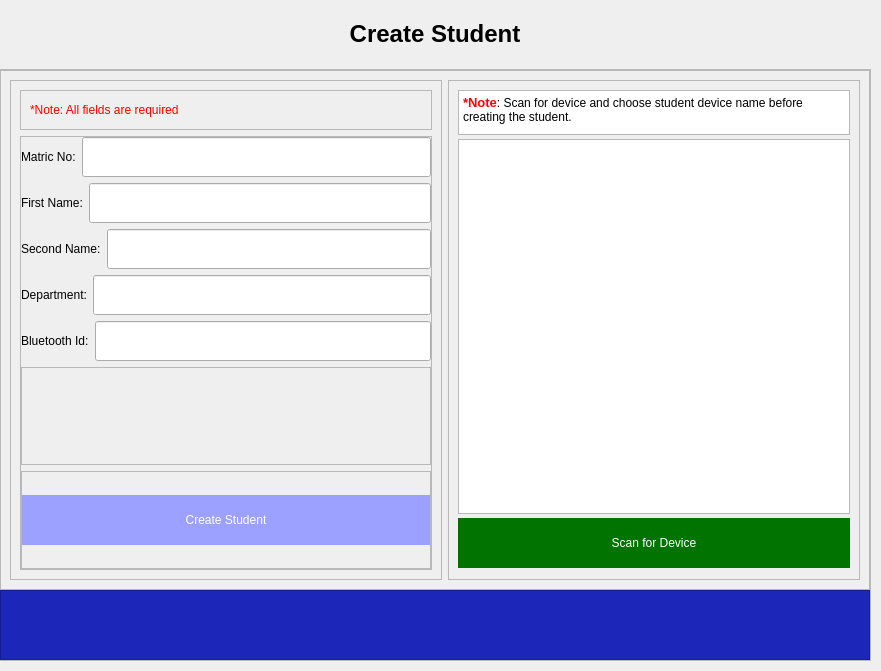
            <widget class="QWidget" name="create_student_page">
             <widget class="QFrame" name="frame_2">
              <property name="geometry">
               <rect>
                <x>-1</x>
                <y>-1</y>
                <width>872</width>
                <height>662</height>
               </rect>
              </property>
              <property name="frameShape">
               <enum>QFrame::NoFrame</enum>
              </property>
              <property name="frameShadow">
               <enum>QFrame::Raised</enum>
              </property>
              <layout class="QVBoxLayout" name="verticalLayout_3">
               <property name="spacing">
                <number>0</number>
               </property>
               <property name="leftMargin">
                <number>0</number>
               </property>
               <property name="topMargin">
                <number>0</number>
               </property>
               <property name="rightMargin">
                <number>0</number>
               </property>
               <property name="bottomMargin">
                <number>0</number>
               </property>
               <item>
                <widget class="QLabel" name="label_3">
                 <property name="minimumSize">
                  <size>
                   <width>0</width>
                   <height>70</height>
                  </size>
                 </property>
                 <property name="maximumSize">
                  <size>
                   <width>16777215</width>
                   <height>70</height>
                  </size>
                 </property>
                 <property name="font">
                  <font>
                   <pointsize>18</pointsize>
                   <weight>75</weight>
                   <bold>true</bold>
                  </font>
                 </property>
                 <property name="text">
                  <string>Create Student</string>
                 </property>
                 <property name="alignment">
                  <set>Qt::AlignCenter</set>
                 </property>
                </widget>
               </item>
               <item>
                <widget class="QFrame" name="frame_4">
                 <property name="minimumSize">
                  <size>
                   <width>0</width>
                   <height>592</height>
                  </size>
                 </property>
                 <property name="maximumSize">
                  <size>
                   <width>16777215</width>
                   <height>592</height>
                  </size>
                 </property>
                 <property name="frameShape">
                  <enum>QFrame::StyledPanel</enum>
                 </property>
                 <property name="frameShadow">
                  <enum>QFrame::Raised</enum>
                 </property>
                 <layout class="QVBoxLayout" name="verticalLayout_4">
                  <property name="spacing">
                   <number>0</number>
                  </property>
                  <property name="leftMargin">
                   <number>0</number>
                  </property>
                  <property name="topMargin">
                   <number>0</number>
                  </property>
                  <property name="rightMargin">
                   <number>0</number>
                  </property>
                  <property name="bottomMargin">
                   <number>0</number>
                  </property>
                  <item>
                   <widget class="QFrame" name="frame_5">
                    <property name="minimumSize">
                     <size>
                      <width>870</width>
                      <height>520</height>
                     </size>
                    </property>
                    <property name="frameShape">
                     <enum>QFrame::StyledPanel</enum>
                    </property>
                    <property name="frameShadow">
                     <enum>QFrame::Raised</enum>
                    </property>
                    <layout class="QHBoxLayout" name="horizontalLayout_3">
                     <item>
                      <widget class="QFrame" name="frame_7">
                       <property name="minimumSize">
                        <size>
                         <width>432</width>
                         <height>0</height>
                        </size>
                       </property>
                       <property name="maximumSize">
                        <size>
                         <width>432</width>
                         <height>500</height>
                        </size>
                       </property>
                       <property name="frameShape">
                        <enum>QFrame::StyledPanel</enum>
                       </property>
                       <property name="frameShadow">
                        <enum>QFrame::Raised</enum>
                       </property>
                       <layout class="QVBoxLayout" name="verticalLayout_6">
                        <item>
                         <widget class="QFrame" name="frame_10">
                          <property name="minimumSize">
                           <size>
                            <width>0</width>
                            <height>40</height>
                           </size>
                          </property>
                          <property name="maximumSize">
                           <size>
                            <width>16777215</width>
                            <height>40</height>
                           </size>
                          </property>
                          <property name="frameShape">
                           <enum>QFrame::StyledPanel</enum>
                          </property>
                          <property name="frameShadow">
                           <enum>QFrame::Raised</enum>
                          </property>
                          <widget class="QLabel" name="label_11">
                           <property name="geometry">
                            <rect>
                             <x>10</x>
                             <y>10</y>
                             <width>391</width>
                             <height>20</height>
                            </rect>
                           </property>
                           <property name="styleSheet">
                            <string notr="true">color: rgb(255, 0, 0);</string>
                           </property>
                           <property name="text">
                            <string>*Note: All fields are required</string>
                           </property>
                          </widget>
                         </widget>
                        </item>
                        <item>
                         <widget class="QFrame" name="frame_9">
                          <property name="minimumSize">
                           <size>
                            <width>0</width>
                            <height>50</height>
                           </size>
                          </property>
                          <property name="frameShape">
                           <enum>QFrame::StyledPanel</enum>
                          </property>
                          <property name="frameShadow">
                           <enum>QFrame::Raised</enum>
                          </property>
                          <layout class="QVBoxLayout" name="verticalLayout_7">
                           <property name="leftMargin">
                            <number>0</number>
                           </property>
                           <property name="topMargin">
                            <number>0</number>
                           </property>
                           <property name="rightMargin">
                            <number>0</number>
                           </property>
                           <property name="bottomMargin">
                            <number>0</number>
                           </property>
                           <item>
                            <layout class="QHBoxLayout" name="horizontalLayout_9">
                             <item>
                              <widget class="QLabel" name="label_4">
                               <property name="text">
                                <string>Matric No:</string>
                               </property>
                              </widget>
                             </item>
                             <item>
                              <widget class="QLineEdit" name="stu_matric_edit">
                               <property name="minimumSize">
                                <size>
                                 <width>300</width>
                                 <height>40</height>
                                </size>
                               </property>
                              </widget>
                             </item>
                            </layout>
                           </item>
                           <item>
                            <layout class="QHBoxLayout" name="horizontalLayout_8">
                             <item>
                              <widget class="QLabel" name="label_5">
                               <property name="text">
                                <string>First Name:</string>
                               </property>
                              </widget>
                             </item>
                             <item>
                              <widget class="QLineEdit" name="stu_fname_edit">
                               <property name="minimumSize">
                                <size>
                                 <width>300</width>
                                 <height>40</height>
                                </size>
                               </property>
                              </widget>
                             </item>
                            </layout>
                           </item>
                           <item>
                            <layout class="QHBoxLayout" name="horizontalLayout_7">
                             <item>
                              <widget class="QLabel" name="label_8">
                               <property name="text">
                                <string>Second Name:</string>
                               </property>
                              </widget>
                             </item>
                             <item>
                              <widget class="QLineEdit" name="stu_sname_edit">
                               <property name="minimumSize">
                                <size>
                                 <width>300</width>
                                 <height>40</height>
                                </size>
                               </property>
                              </widget>
                             </item>
                            </layout>
                           </item>
                           <item>
                            <layout class="QHBoxLayout" name="horizontalLayout_5">
                             <item>
                              <widget class="QLabel" name="label_9">
                               <property name="text">
                                <string>Department:</string>
                               </property>
                              </widget>
                             </item>
                             <item>
                              <widget class="QLineEdit" name="stu_depart_edit">
                               <property name="minimumSize">
                                <size>
                                 <width>300</width>
                                 <height>40</height>
                                </size>
                               </property>
                              </widget>
                             </item>
                            </layout>
                           </item>
                           <item>
                            <layout class="QHBoxLayout" name="horizontalLayout_4">
                             <item>
                              <widget class="QLabel" name="label_10">
                               <property name="text">
                                <string>Bluetooth Id:</string>
                               </property>
                              </widget>
                             </item>
                             <item>
                              <widget class="QLineEdit" name="stu_blt_id_edit">
                               <property name="minimumSize">
                                <size>
                                 <width>300</width>
                                 <height>40</height>
                                </size>
                               </property>
                               <property name="readOnly">
                                <bool>true</bool>
                               </property>
                              </widget>
                             </item>
                            </layout>
                           </item>
                           <item>
                            <widget class="QFrame" name="frame_11">
                             <property name="minimumSize">
                              <size>
                               <width>0</width>
                               <height>62</height>
                              </size>
                             </property>
                             <property name="frameShape">
                              <enum>QFrame::StyledPanel</enum>
                             </property>
                             <property name="frameShadow">
                              <enum>QFrame::Raised</enum>
                             </property>
                             <layout class="QVBoxLayout" name="verticalLayout_10">
                              <item>
                               <widget class="QLabel" name="student_err">
                                <property name="minimumSize">
                                 <size>
                                  <width>0</width>
                                  <height>50</height>
                                 </size>
                                </property>
                                <property name="styleSheet">
                                 <string notr="true">color: red;</string>
                                </property>
                                <property name="text">
                                 <string/>
                                </property>
                               </widget>
                              </item>
                             </layout>
                            </widget>
                           </item>
                           <item>
                            <widget class="QFrame" name="frame_12">
                             <property name="minimumSize">
                              <size>
                               <width>0</width>
                               <height>70</height>
                              </size>
                             </property>
                             <property name="frameShape">
                              <enum>QFrame::StyledPanel</enum>
                             </property>
                             <property name="frameShadow">
                              <enum>QFrame::Raised</enum>
                             </property>
                             <layout class="QVBoxLayout" name="verticalLayout_8">
                              <property name="leftMargin">
                               <number>0</number>
                              </property>
                              <property name="topMargin">
                               <number>0</number>
                              </property>
                              <property name="rightMargin">
                               <number>0</number>
                              </property>
                              <property name="bottomMargin">
                               <number>0</number>
                              </property>
                              <item>
                               <widget class="QPushButton" name="btn_add_student">
                                <property name="minimumSize">
                                 <size>
                                  <width>120</width>
                                  <height>50</height>
                                 </size>
                                </property>
                                <property name="styleSheet">
                                 <string notr="true">QPushButton {
	color: rgb(255, 255, 255);
	background-color: rgb(156, 161, 255);
	border: 0px solid;
}

QPushButton:hover {
	
	background-color: rgb(34, 50, 226);
}</string>
                                </property>
                                <property name="text">
                                 <string>Create Student</string>
                                </property>
                               </widget>
                              </item>
                             </layout>
                            </widget>
                           </item>
                          </layout>
                         </widget>
                        </item>
                       </layout>
                      </widget>
                     </item>
                     <item>
                      <widget class="QFrame" name="frame_8">
                       <property name="minimumSize">
                        <size>
                         <width>412</width>
                         <height>500</height>
                        </size>
                       </property>
                       <property name="maximumSize">
                        <size>
                         <width>432</width>
                         <height>500</height>
                        </size>
                       </property>
                       <property name="frameShape">
                        <enum>QFrame::StyledPanel</enum>
                       </property>
                       <property name="frameShadow">
                        <enum>QFrame::Raised</enum>
                       </property>
                       <layout class="QVBoxLayout" name="verticalLayout_5">
                        <property name="spacing">
                         <number>4</number>
                        </property>
                        <item>
                         <widget class="QTextBrowser" name="textBrowser">
                          <property name="minimumSize">
                           <size>
                            <width>0</width>
                            <height>45</height>
                           </size>
                          </property>
                          <property name="maximumSize">
                           <size>
                            <width>16777215</width>
                            <height>45</height>
                           </size>
                          </property>
                          <property name="html">
                           <string>&lt;!DOCTYPE HTML PUBLIC &quot;-//W3C//DTD HTML 4.0//EN&quot; &quot;http://www.w3.org/TR/REC-html40/strict.dtd&quot;&gt;
&lt;html&gt;&lt;head&gt;&lt;meta name=&quot;qrichtext&quot; content=&quot;1&quot; /&gt;&lt;style type=&quot;text/css&quot;&gt;
p, li { white-space: pre-wrap; }
&lt;/style&gt;&lt;/head&gt;&lt;body style=&quot; font-family:'MS Shell Dlg 2'; font-size:8.25pt; font-weight:400; font-style:normal;&quot;&gt;
&lt;p style=&quot; margin-top:0px; margin-bottom:0px; margin-left:0px; margin-right:0px; -qt-block-indent:0; text-indent:0px;&quot;&gt;&lt;span style=&quot; font-family:'Segoe UI'; font-size:10pt; font-weight:696; color:#ff0000;&quot;&gt;*Note&lt;/span&gt;&lt;span style=&quot; font-family:'Segoe UI'; font-size:9pt;&quot;&gt;: Scan for device and choose student device name before creating the student.&lt;/span&gt;&lt;/p&gt;&lt;/body&gt;&lt;/html&gt;</string>
                          </property>
                         </widget>
                        </item>
                        <item>
                         <widget class="QListView" name="blt_device_list">
                          <property name="minimumSize">
                           <size>
                            <width>330</width>
                            <height>375</height>
                           </size>
                          </property>
                          <property name="maximumSize">
                           <size>
                            <width>16777215</width>
                            <height>375</height>
                           </size>
                          </property>
                          <property name="viewMode">
                           <enum>QListView::ListMode</enum>
                          </property>
                         </widget>
                        </item>
                        <item>
                         <widget class="QPushButton" name="btn_scan_btl">
                          <property name="minimumSize">
                           <size>
                            <width>120</width>
                            <height>50</height>
                           </size>
                          </property>
                          <property name="styleSheet">
                           <string notr="true">QPushButton {
	color: rgb(255, 255, 255);
	background-color: rgb(0, 115, 0);
	border: 0px solid;
}

QPushButton:hover {
	background-color: rgb(0, 170, 0);
}</string>
                          </property>
                          <property name="text">
                           <string>Scan for Device</string>
                          </property>
                         </widget>
                        </item>
                       </layout>
                      </widget>
                     </item>
                    </layout>
                   </widget>
                  </item>
                  <item>
                   <widget class="QFrame" name="frame_6">
                    <property name="minimumSize">
                     <size>
                      <width>0</width>
                      <height>70</height>
                     </size>
                    </property>
                    <property name="maximumSize">
                     <size>
                      <width>16777215</width>
                      <height>70</height>
                     </size>
                    </property>
                    <property name="styleSheet">
                     <string notr="true">background-color: rgb(28, 39, 186);</string>
                    </property>
                    <property name="frameShape">
                     <enum>QFrame::StyledPanel</enum>
                    </property>
                    <property name="frameShadow">
                     <enum>QFrame::Raised</enum>
                    </property>
                   </widget>
                  </item>
                 </layout>
                </widget>
               </item>
              </layout>
             </widget>
            </widget>
